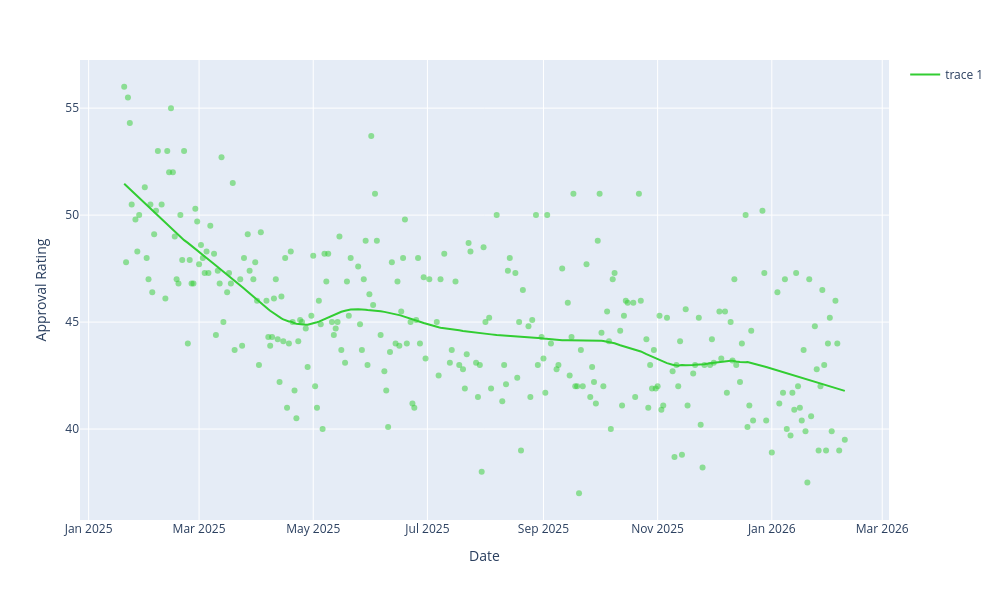

Notebook source saved alongside this figure:
### Markdown cell above
## Using Plotly Express and statsmodel loess

### Code cell
fig = px.scatter(
    result, x="end_date", y="yes", 
    labels={"end_date" : "Date", "yes" : "Approval Rating"},
    color_discrete_sequence=['limegreen'],
)

fig.add_trace(go.Scatter(x=result['end_date'], y=yes, mode="lines", line=dict(color='limegreen'))
)

fig.update_layout(width=1000, height=600)
fig.update_traces(marker=dict(opacity=0.5))

### Figure 1 — Plotly figure (JSON) as saved in the notebook; plotly's stock layout.template omitted (floating-point values rounded to 4 significant figures; data arrays with more than 128 entries replaced by an {"elided": "..."} marker saying what was removed)
{"data": [{"hovertemplate": "Date=%{x}<br>Approval Rating=%{y}<extra></extra>", "legendgroup": "", "marker": {"color": "limegreen", "opacity": 0.5, "symbol": "circle"}, "mode": "markers", "name": "", "orientation": "v", "showlegend": false, "type": "scatter", "x": {"elided": "292 str values"}, "xaxis": "x", "y": {"elided": "292 float values"}, "yaxis": "y"}, {"line": {"color": "limegreen"}, "marker": {"opacity": 0.5}, "mode": "lines", "type": "scatter", "x": {"elided": "292 str values"}, "y": {"elided": "292 float values"}}], "layout": {"height": 600, "legend": {"tracegroupgap": 0}, "margin": {"t": 60}, "width": 1000, "xaxis": {"anchor": "y", "domain": [0, 1], "title": {"text": "Date"}}, "yaxis": {"anchor": "x", "domain": [0, 1], "title": {"text": "Approval Rating"}}}}
